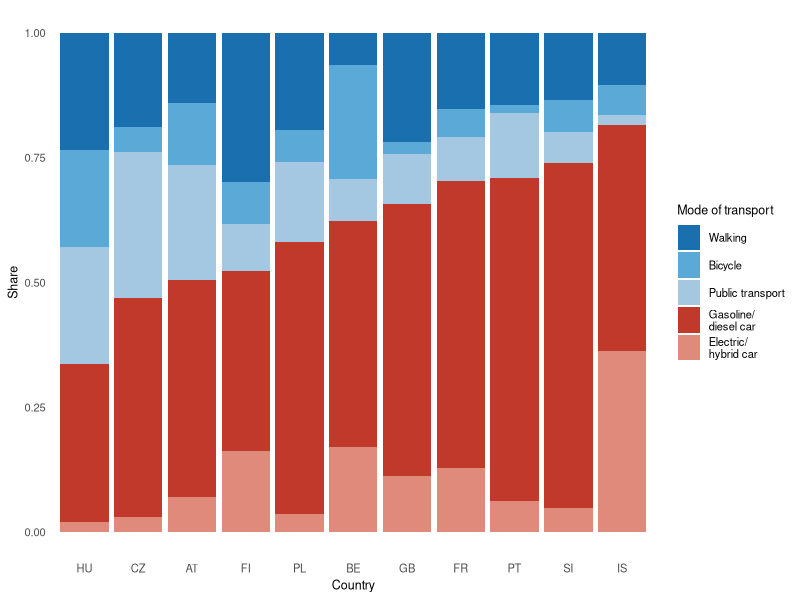
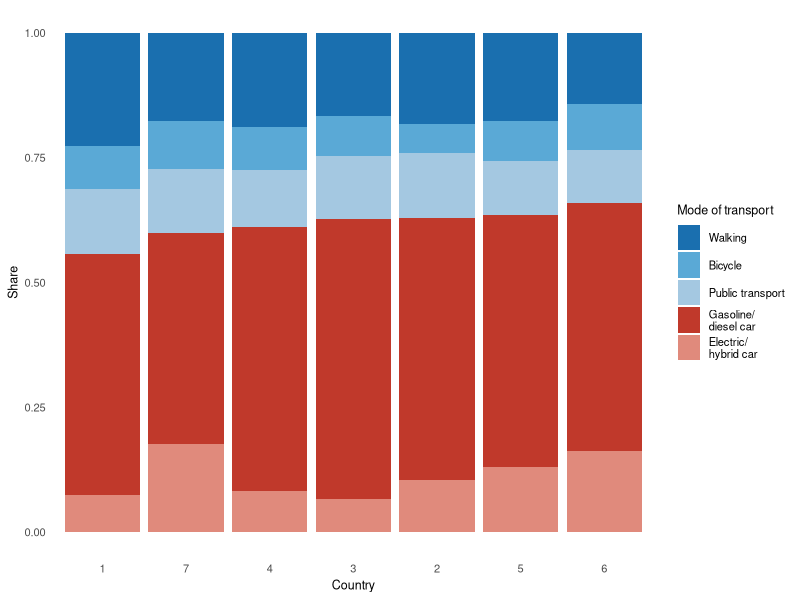
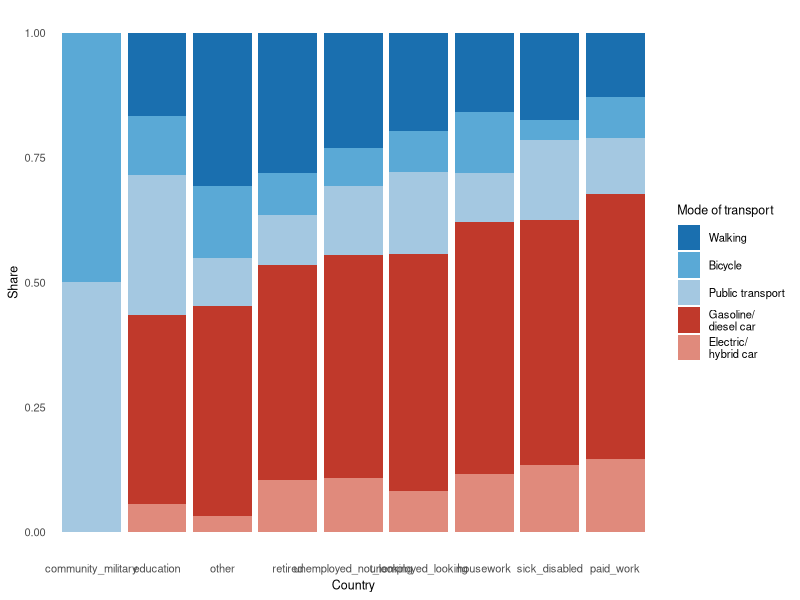
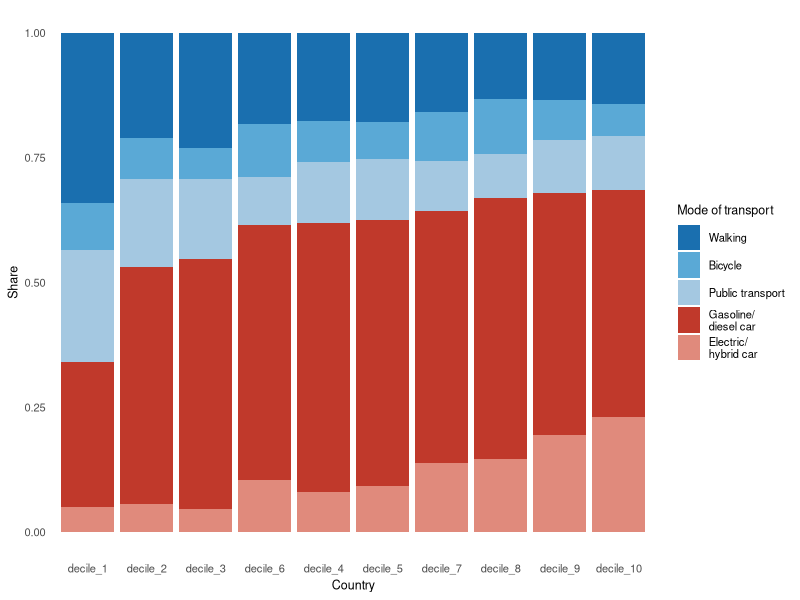
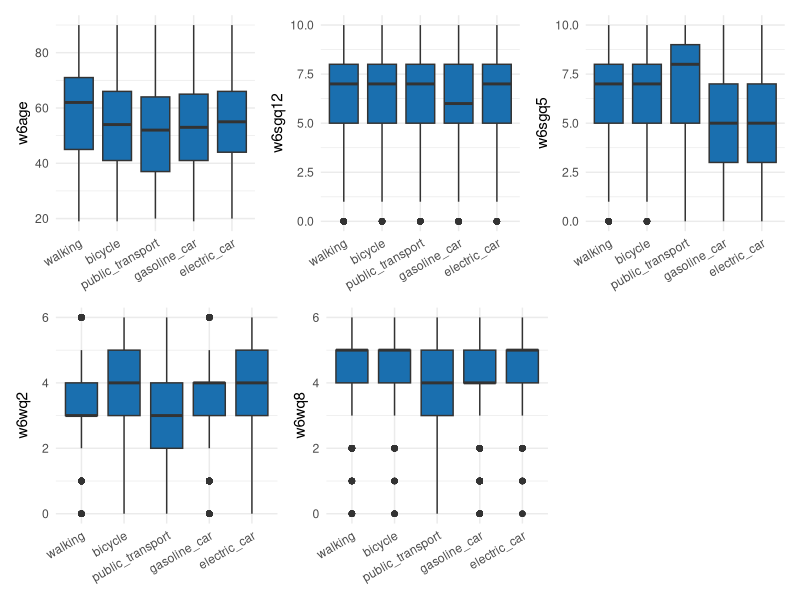

Write R code to recreate these figures, in order.
# ============================================================
# Classification model explaining mobility choices
# – Exploratory data analysis for Case Studies I
#
# 02_eda.R
# Requires: 01_data_cleaning.R must be run first
# ============================================================

library(readr)
library(dplyr)
library(tidyr)
library(ggplot2)
library(patchwork)

col_main <- "#1a6faf"
col_alt  <- "#C0392B"

## -----------------------------------------------------------------------------

## 2. Variable screening and descriptive relationships with the target variable

## Read in the cleaned dataset from step 1
## csv does not preserve factor/ordered classes, so the types are restored
## here

dat <- read_csv("thema5_cleaned.csv", show_col_types = FALSE) %>%
  mutate(
    w6sgq4   = factor(w6sgq4, levels = c("walking", "bicycle", "public_transport",
                                         "gasoline_car", "electric_car")),
    cntry    = factor(cntry),
    gndr     = factor(gndr),
    mnactic  = factor(mnactic),
    eisced   = ordered(eisced, levels = sort(unique(eisced))),
    hinctnta = ordered(hinctnta, levels = sort(unique(hinctnta))),
    netusoft = ordered(netusoft, levels = sort(unique(netusoft))),
    hincfel  = ordered(hincfel, levels = sort(unique(hincfel)))
  )

## Variable groups according to the level of measurement from step 1

vars_nominal  <- c("cntry", "gndr", "mnactic")
vars_ordinal  <- c("eisced", "netusoft", "hincfel", "w6sgq11", "w6sgq22", "hinctnta")
vars_metric   <- c("w6age", "w6sgq12", "w6sgq5", "w6wq2", "w6wq8")

## Helper function for Cramer's V
## serves as an effect size for the association between two categorical
## variables. V close to 0 means no association, V close to 1 a strong
## association

cramers_v <- function(x, y) {
  tab <- table(x, y)
  chi <- suppressWarnings(chisq.test(tab, correct = FALSE))
  n   <- sum(tab)
  k   <- min(nrow(tab), ncol(tab))
  sqrt(as.numeric(chi$statistic) / (n * (k - 1)))
}

## Categorical and ordinal predictors against the target variable
## The chi-squared test checks whether the distribution of the predictor
## differs across the five mode-of-transport classes; Cramer's V quantifies
## the strength
## H0: Predictor and mode-of-transport choice are independent
## H1: Predictor and mode-of-transport choice are not independent

cat_results <- lapply(c(vars_nominal, vars_ordinal), function(v) {
  tab  <- table(dat[[v]], dat$w6sgq4)
  test <- suppressWarnings(chisq.test(tab, correct = FALSE))
  data.frame(
    variable  = v,
    type      = if (v %in% vars_nominal) "nominal" else "ordinal",
    statistic = round(as.numeric(test$statistic), 1),
    df        = test$parameter,
    p_value   = signif(test$p.value, 3),
    cramers_v = round(cramers_v(dat[[v]], dat$w6sgq4), 3)
  )
}) %>%
  bind_rows() %>%
  arrange(desc(cramers_v))

print(cat_results)

## Metric and quasi-metric predictors against the target variable
## The Kruskal-Wallis test checks whether the five mode-of-transport groups
## differ in location; epsilon-squared is reported as the effect measure
## H0: The distributions/medians do not differ between the groups
## H1: The distributions/medians differ between the groups

eps_squared <- function(h, n, k) {
  (h - k + 1) / (n - k)
}

metric_results <- lapply(vars_metric, function(v) {
  kw <- kruskal.test(dat[[v]], dat$w6sgq4)
  n  <- sum(!is.na(dat[[v]]))
  k  <- n_distinct(dat$w6sgq4)
  data.frame(
    variable    = v,
    type        = "metric / quasi-metric",
    statistic   = round(as.numeric(kw$statistic), 1),
    df          = kw$parameter,
    p_value     = signif(kw$p.value, 3),
    eps_squared = round(eps_squared(as.numeric(kw$statistic), n, k), 3)
  )
}) %>%
  bind_rows() %>%
  arrange(desc(eps_squared))

print(metric_results)

## Combined ranking of all 14 covariates
## Cramer's V and epsilon-squared are both bounded effect sizes on a
## similar 0-to-1 scale, so they are combined here for an overall overview,
## not as a single test

screening_table <- bind_rows(
  cat_results %>% transmute(variable, type, effect_size = cramers_v, p_value),
  metric_results %>% transmute(variable, type, effect_size = eps_squared, p_value)
) %>%
  arrange(desc(effect_size))

print(screening_table)

## Descriptive plots

plot_stacked <- function(var) {
  ggplot(dat, aes(x = .data[[var]], fill = w6sgq4)) +
    geom_bar(position = "fill") +
    scale_fill_manual(values = c("#1a6faf", "#5aa9d6", "#a4c8e1",
                                 "#C0392B", "#e08a7c")) +
    labs(x = var, y = "Share", fill = "Mode of transport") +
    scale_x_discrete(
      limits = levels(var)
    ) +
    theme_minimal() +
    theme(axis.text.x = element_text(angle = 45, hjust = 1))
}

plot_stacked <- function(var) {

  lev <- dat %>%
    count(.data[[var]], w6sgq4) %>%
    group_by(.data[[var]]) %>%
    mutate(prop = n / sum(n)) %>%
    filter(w6sgq4 %in% c("walking","bicycle","public_transport")) %>%
    summarise(score = sum(prop), .groups = "drop") %>%
    arrange(desc(score)) %>%
    pull(.data[[var]])

  ggplot(dat,
         aes(x = factor(.data[[var]], levels = lev),
             fill = w6sgq4)) +
    geom_bar(position = "fill") +
    scale_fill_manual(values = c("#1a6faf", "#5aa9d6", "#a4c8e1",
                                 "#C0392B", "#e08a7c"),
                      labels = c(
                        walking = "Walking",
                        bicycle = "Bicycle",
                        public_transport = "Public transport",
                        gasoline_car = "Gasoline/\ndiesel car",
                        electric_car = "Electric/\nhybrid car"

                      )) +
    labs(x = "Country", y = "Share", fill = "Mode of transport") +
    theme_minimal() +
    theme(
          text = element_text(size = 9),
          legend.text = element_text(size = 8),
          legend.title = element_text(size = 9),
          axis.text = element_text(size = 8),
          panel.grid = element_blank(),
          legend.key.height = unit(0.7, "cm"),
          legend.spacing.y = unit(0.2, "cm"))
}

p_cntry    <- plot_stacked("cntry")
p_eisced   <- plot_stacked("eisced")
p_mnactic  <- plot_stacked("mnactic")
p_hinctnta <- plot_stacked("hinctnta")

p_cntry

#library(tikzDevice)
#tikz("stackedcountry.tex", width = 4.5, height = 2)
#p_cntry
#dev.off()

p_eisced
p_mnactic
p_hinctnta


plot_box <- function(var) {
  ggplot(dat, aes(x = w6sgq4, y = .data[[var]], fill = w6sgq4)) +
    geom_boxplot(show.legend = FALSE) +
    scale_fill_manual(values = rep(col_main, 5)) +
    labs(x = NULL, y = var) +
    theme_minimal() +
    theme(axis.text.x = element_text(angle = 30, hjust = 1))
}

p_age   <- plot_box("w6age")
p_sgq12 <- plot_box("w6sgq12")
p_sgq5  <- plot_box("w6sgq5")
p_wq2   <- plot_box("w6wq2")
p_wq8   <- plot_box("w6wq8")

p_metric_panel <- (p_age | p_sgq12 | p_sgq5) / (p_wq2 | p_wq8 | plot_spacer())

p_metric_panel

## Multicollinearity screening among the metric/quasi-metric predictors
## Spearman correlation is used, since the four Likert items are ordinal
## in nature. Strong pairwise correlations would be relevant for the
## assumption checks in step 4.

cor_metric <- dat %>%
  select(all_of(vars_metric)) %>%
  cor(method = "spearman", use = "pairwise.complete.obs") %>%
  round(2)

print(cor_metric)

## All pairwise correlations among the metric/quasi-metric predictors are
## below 0.4. No pair shows a strong association, so multicollinearity is
## not a concern for now.
